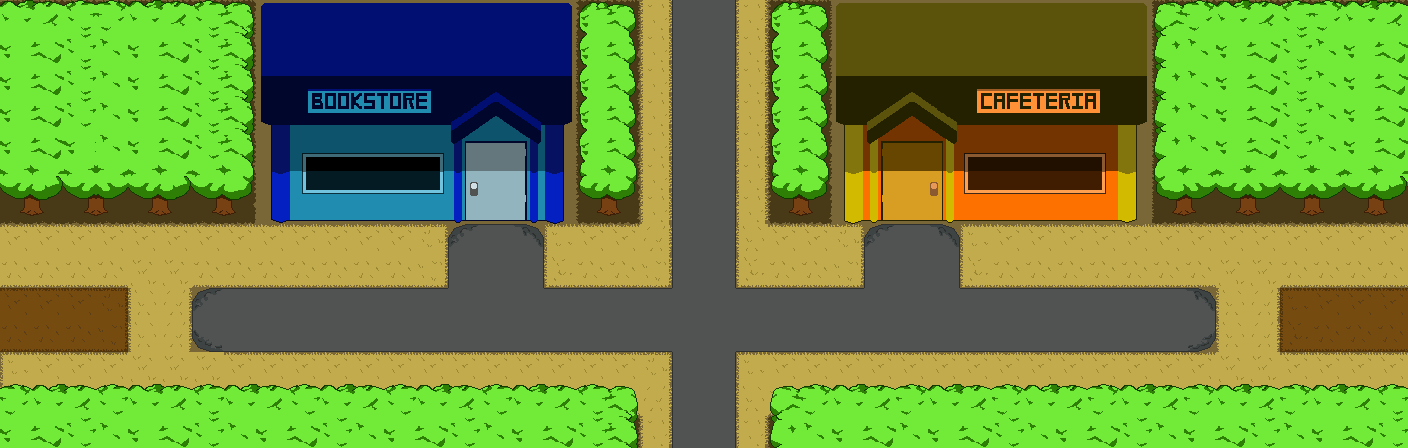

Tiled map render using the project's own tile images. Description and the map definition, with tile-layer contents summarised, below:
An orthogonal 44x14 tile map with 32x32 px tiles, 6 tile layers (bg_color, buildings, grass, shadow, ...), 2 tilesets and 2 objects (2x Warp Zone).

<map version="1.10" tiledversion="1.10.2" orientation="orthogonal" renderorder="right-down" width="44" height="14" tilewidth="32" tileheight="32" infinite="0" nextlayerid="8" nextobjectid="3">
 <tileset firstgid="1" name="prelude-map-crossroads" tilewidth="32" tileheight="32" tilecount="280" columns="20">
  <image source="../images/world_tiles/prelude/prelude-map-crossroads.png" width="640" height="448" />
 </tileset>
 <tileset firstgid="281" name="ext_boardinghouse" tilewidth="32" tileheight="32" tilecount="270" columns="18">
  <image source="../images/world_tiles/prelude/prelude_waldorf_schoolgrounds.png" width="576" height="480" />
 </tileset>
 <layer id="6" name="bg_color" width="44" height="14">
  <data>[616 cells, 616 non-empty, 3 distinct tile ids]</data>
 </layer>
 <objectgroup id="7" name="Warp Zone">
  <object id="1" name="Warp Zone" type="Warp Zone" x="1395.5" y="223.5" width="10.5" height="159.5">
   <properties>
    <property name="targetWorld" value="prelude_ext_boardinghouse" />
    <property name="targetX" type="int" value="20" />
    <property name="targetY" type="int" value="315" />
   </properties>
  </object>
  <object id="2" name="Warp Zone" type="Warp Zone" x="2" y="225.5" width="9.5" height="160">
   <properties>
    <property name="targetWorld" value="prelude_ext_library" />
    <property name="targetX" type="int" value="758" />
    <property name="targetY" type="int" value="350" />
   </properties>
  </object>
 </objectgroup>
 <layer id="1" name="buildings" width="44" height="14">
  <data>[616 cells, 70 non-empty, 70 distinct tile ids]</data>
 </layer>
 <layer id="5" name="grass" width="44" height="14">
  <data>[616 cells, 196 non-empty, 16 distinct tile ids]</data>
 </layer>
 <layer id="3" name="shadow" width="44" height="14">
  <data>[616 cells, 180 non-empty, 15 distinct tile ids]</data>
 </layer>
 <layer id="4" name="pathway" width="44" height="14">
  <data>[616 cells, 240 non-empty, 107 distinct tile ids]</data>
 </layer>
 <layer id="2" name="trees" width="44" height="14">
  <data>[616 cells, 150 non-empty, 28 distinct tile ids]</data>
 </layer>
</map>
